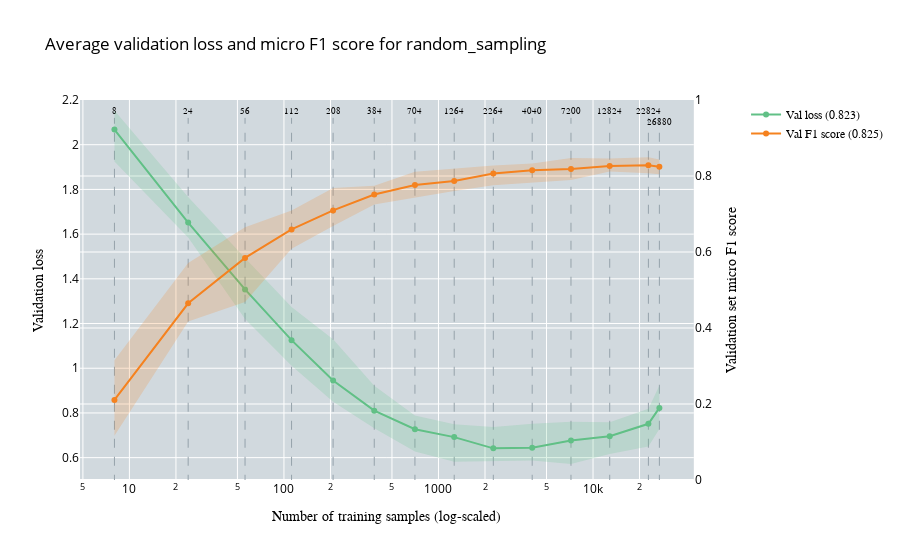
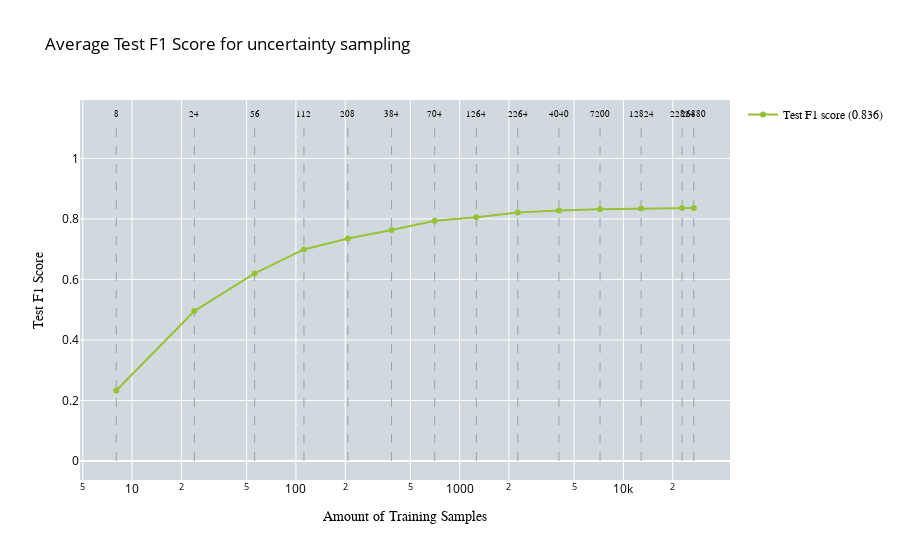

Here is the notebook cell these charts were saved with, in order:
### Code cell
import pickle
import pandas as pd
import numpy as np
import plotly.graph_objects as go
import plotly.subplots as subplots
import os

# Define the root folder
root_folder = "/home/woody/iwfa/iwfa044h/CleanLab_Test/ActiveLearningApproaches/EOD/DInoS/multiclass/RS"

# Folder names for all runs
run_folders = [f"run{i}" for i in range(1, 11)]

# Define corresponding filenames
'''pickle_filenames = [f"AL_entropy_sampling_results_for_multiclass_classification_s4{i+2}.pickle" for i in range(10)]
csv_filenames = [f"training_history_s4{i+2}.csv" for i in range(10)]'''
# Define corresponding filenames
pickle_filenames = [f"random_sampling_results_for_multiclass_classification_s{42 + i}.pickle" if i < 8 else f"random_sampling_results_for_multiclass_classification_s{50 + (i - 8)}.pickle" for i in range(10)]
csv_filenames = [f"training_history_s{42 + i}.csv" if i < 8 else f"training_history_s{50 + (i - 8)}.csv" for i in range(10)]


# Initialize accumulators for averaging
performance_test_data_all = []
performance_all = []

# Number of samples for each iteration
no_of_samples = [8, 24, 56, 112, 208, 384, 704, 1264, 2264, 4040, 7200, 12824, 22824, 26880]

# Loop through each run folder and collect the data
for i in range(10):
    # Construct file paths
    pickle_path = os.path.join(root_folder, run_folders[i], pickle_filenames[i])
    csv_path = os.path.join(root_folder, run_folders[i], csv_filenames[i])
    
    # Print which pickle file is being loaded
    print(f"Loading pickle file for run {i+1}: {pickle_path}")
    
    # Load test F1 scores from pickle file
    with open(pickle_path, 'rb') as pickle_file:
        average_confidence_results = pickle.load(pickle_file)
        performance_test_data_all.append(average_confidence_results["test_f1_scores_micro"])
    
    # Print which CSV file is being loaded
    print(f"Loading CSV file for run {i+1}: {csv_path}")
    
    # Load CSV for validation loss and F1 scores
    df = pd.read_csv(csv_path)
    df['iteration'] = (df['epoch'] == 1).cumsum()
    
    performance = []
    for j in range(1, 15):  # Start from 2 and go up to 14 (inclusive)
        iteration_data = df[df['iteration'] == j]
        performance.append({
            'val_loss': iteration_data['valid_loss'].tolist(),
            'val_f1_score': iteration_data['valid_f1'].tolist()
        })
    
    performance_all.append(performance)

# Aggregate results
min_length = min(len(no_of_samples), *[len(perf) for perf in performance_all])
no_of_samples = no_of_samples[:min_length]

average_performance = []
for i in range(min_length):
    avg_val_loss = np.mean([run[i]['val_loss'][-1] for run in performance_all])
    avg_val_f1 = np.mean([run[i]['val_f1_score'][-1] for run in performance_all])
    average_performance.append({'val_loss': avg_val_loss, 'val_f1_score': avg_val_f1})

average_test_f1 = np.mean(performance_test_data_all, axis=0)

def plot_validation_performance(performance, no_of_samples, min_max_values, title, x_axes, y_axes, y_axes_secondary):
    fig = subplots.make_subplots(specs=[[{"secondary_y": True}]])
    fig.update_layout(plot_bgcolor='rgb(209, 217, 222)')

    # Add dashed lines for sample numbers and text labels on top of the graph
    # Add dashed lines for sample numbers and text labels on top of the graph
    samples_text = [str(f) for f in no_of_samples]
    for i, (line, label) in enumerate(zip(no_of_samples, samples_text)):
        fig.add_trace(go.Scatter(
            x=[line, line],
            y=[0, 2.12],
            mode='lines',
            line=dict(dash='dash', color='rgb(149, 162, 171)', width=1),
            showlegend=False
        ))

        # Adjust the y-position for the last value to avoid collision
        y_position = 2.13 if i < len(no_of_samples) - 1 else 2.08

        fig.add_trace(go.Scatter(
            x=[line],
            y=[y_position],
            mode='text',
            marker=dict(size=0),
            text=[label],
            textposition='top center',
            showlegend=False,
            textfont=dict(family='Arial', color='black', size=8.5)
        ))

    # Adjust the y-axis range to avoid extra space
    fig.update_yaxes(range=[0.5, 2.2], secondary_y=False)
    fig.update_yaxes(range=[0, 1], secondary_y=True)


    loss = []
    f1 = []

    for i in range(len(performance)):
        if isinstance(performance[i], dict):
            # Ensure that the keys 'val_loss' and 'val_f1_score' are present in each entry
            if "val_loss" in performance[i] and "val_f1_score" in performance[i]:
                loss.append(performance[i]["val_loss"])  # Directly collect the scalar validation loss
                f1.append(performance[i]["val_f1_score"])  # Directly collect the scalar validation F1 score
            else:
                print(f"Missing 'val_loss' or 'val_f1_score' in performance entry {i}")
        else:
            print(f"Invalid performance entry at index {i}, expected dictionary, got {type(performance[i])}")

    # Add the shaded region (fluctuation range) for validation loss
    min_val_loss, max_val_loss, min_val_f1, max_val_f1 = min_max_values
    fig.add_trace(go.Scatter(
        x=no_of_samples + no_of_samples[::-1],
        y=list(max_val_loss) + list(min_val_loss)[::-1],
        fill='toself',
        fillcolor='rgba(97, 192, 134, 0.2)',  # Add transparency
        line=dict(width=0),  # No border for shaded region
        showlegend=False  # Don't show a separate legend entry for the shaded region
    ), secondary_y=False)

    # Add the shaded region (fluctuation range) for validation F1 score
    fig.add_trace(go.Scatter(
        x=no_of_samples + no_of_samples[::-1],
        y=list(max_val_f1) + list(min_val_f1)[::-1],
        fill='toself',
        fillcolor='rgba(245, 130, 31, 0.2)',  # Add transparency
        line=dict(width=0),  # No border for shaded region
        showlegend=False  # Don't show a separate legend entry for the shaded region
    ), secondary_y=True)

    # Add traces for validation loss and validation F1 score
    fig.add_trace(go.Scatter(
        x=no_of_samples,
        y=loss,
        name=f"Val loss ({loss[-1]:.3f})",
        marker=dict(color='rgb(97,192,134)'),
        textfont=dict(family="Arial", size=11),
        line=dict(width=2)
    ), secondary_y=False)

    fig.add_trace(go.Scatter(
        x=no_of_samples,
        y=f1,
        name=f"Val F1 score ({f1[-1]:.3f})",
        marker=dict(color='rgb(245,130,31)'),
        textfont=dict(family="Arial", size=11),
        line=dict(width=2)
    ), secondary_y=True)

    fig.update_layout(
        title_text=str(title),
        legend=dict(font=dict(color='black', family="Arial")),
        title_font_color='black'
    )

    # Set the x-axis to be on a log scale
    fig.update_xaxes(
        title_text=str(x_axes),
        title_font=dict(color="black", family="Arial"),
        tickfont_color='black',
        type="log"
    )

    # Update y-axes for primary and secondary y-axes
    fig.update_yaxes(
        title_text=str(y_axes),
        title_font=dict(color="black", family="Arial"),
        tickfont_color='black',
        secondary_y=False
    )

    fig.update_yaxes(
        title_text=str(y_axes_secondary),
        title_font=dict(color="black", family="Arial"),
        tickfont_color='black',
        secondary_y=True
    )

    fig.show()

def plot_test_performance(no_of_samples, performance_test_data, title, x_axes, y_axes):
    fig = go.Figure()
    fig.update_layout(plot_bgcolor='rgb(209, 217, 222)')

    # Add dashed lines for sample numbers and text labels on top of the graph
    samples_text = [str(f) for f in no_of_samples]
    for line, label in zip(no_of_samples, samples_text):
        fig.add_trace(go.Scatter(
            x=[line, line],
            y=[0, 1.12],
            mode='lines',
            line=dict(dash='dash', color='rgb(149, 162, 171)', width=1),
            showlegend=False
        ))

        fig.add_trace(go.Scatter(
            x=[line],
            y=[1.13],
            mode='text',
            marker=dict(size=0),
            text=[label],
            textposition='top center',
            showlegend=False,
            textfont=dict(family='Arial', color='black', size=8.5)
        ))

    # Add traces for test F1 score
    fig.add_trace(go.Scatter(
        x=no_of_samples,
        y=performance_test_data,
        name=f"Test F1 score ({performance_test_data[-1]:.3f})",
        marker=dict(color='rgb(151,193,57)'),
        textfont=dict(family="Arial", size=11),
        line=dict(width=2)
    ))

    fig.update_layout(
        title_text=str(title),
        legend=dict(font=dict(color='black', family='Arial')),
        title_font_color='black'
    )

    # Set the x-axis to be on a log scale
    fig.update_xaxes(
        title_text=str(x_axes),
        title_font=dict(color="black", family="Arial"),
        tickfont_color='black',
        type="log"
    )

    # Update y-axis for test F1 score
    fig.update_yaxes(
        title_text=str(y_axes),
        title_font=dict(color="black", family="Arial"),
        tickfont_color='black'
    )

    fig.show()

# Initialize lists to store validation loss and F1 score for each run
val_loss_all = []
val_f1_all = []

# Loop through each run and collect the validation loss and F1 score
for run in performance_all:
    val_loss_run = [iteration['val_loss'][-1] for iteration in run]
    val_f1_run = [iteration['val_f1_score'][-1] for iteration in run]
    val_loss_all.append(val_loss_run)
    val_f1_all.append(val_f1_run)

# Convert to NumPy arrays for easier computation
val_loss_all = np.array(val_loss_all)
val_f1_all = np.array(val_f1_all)

# Calculate min and max values for validation loss and F1 score
min_val_loss = np.min(val_loss_all, axis=0)
max_val_loss = np.max(val_loss_all, axis=0)
min_val_f1 = np.min(val_f1_all, axis=0)
max_val_f1 = np.max(val_f1_all, axis=0)

# Assuming min_max_values for validation performance is calculated and stored in min_max_values_val
min_max_values_val = (min_val_loss, max_val_loss, min_val_f1, max_val_f1)  # Replace with actual min and max values for validation loss and F1 score

# Plot the average validation loss and F1 score (log scale x-axis)
plot_validation_performance(
    average_performance, 
    no_of_samples, 
    min_max_values_val,  # Pass the min_max_values for the shaded region
    title="Average validation loss and micro F1 score for random_sampling",
    x_axes="Number of training samples (log-scaled)",
    y_axes="Validation loss",
    y_axes_secondary="Validation set micro F1 score"
)

# Plot the average test F1 score (log scale x-axis)
plot_test_performance(
    no_of_samples, 
    average_test_f1,
    title="Average Test F1 Score for uncertainty sampling",
    x_axes="Amount of Training Samples",
    y_axes="Test F1 Score"
)

### Figure 1 — Plotly figure (JSON) as saved in the notebook; plotly's stock layout.template omitted (floating-point values rounded to 4 significant figures)
{"data": [{"line": {"color": "rgb(149, 162, 171)", "dash": "dash", "width": 1}, "mode": "lines", "showlegend": false, "type": "scatter", "x": [8, 8], "y": [0, 2.12]}, {"marker": {"size": 0}, "mode": "text", "showlegend": false, "text": ["8"], "textfont": {"color": "black", "family": "Arial", "size": 8.5}, "textposition": "top center", "type": "scatter", "x": [8], "y": [2.13]}, {"line": {"color": "rgb(149, 162, 171)", "dash": "dash", "width": 1}, "mode": "lines", "showlegend": false, "type": "scatter", "x": [24, 24], "y": [0, 2.12]}, {"marker": {"size": 0}, "mode": "text", "showlegend": false, "text": ["24"], "textfont": {"color": "black", "family": "Arial", "size": 8.5}, "textposition": "top center", "type": "scatter", "x": [24], "y": [2.13]}, {"line": {"color": "rgb(149, 162, 171)", "dash": "dash", "width": 1}, "mode": "lines", "showlegend": false, "type": "scatter", "x": [56, 56], "y": [0, 2.12]}, {"marker": {"size": 0}, "mode": "text", "showlegend": false, "text": ["56"], "textfont": {"color": "black", "family": "Arial", "size": 8.5}, "textposition": "top center", "type": "scatter", "x": [56], "y": [2.13]}, {"line": {"color": "rgb(149, 162, 171)", "dash": "dash", "width": 1}, "mode": "lines", "showlegend": false, "type": "scatter", "x": [112, 112], "y": [0, 2.12]}, {"marker": {"size": 0}, "mode": "text", "showlegend": false, "text": ["112"], "textfont": {"color": "black", "family": "Arial", "size": 8.5}, "textposition": "top center", "type": "scatter", "x": [112], "y": [2.13]}, {"line": {"color": "rgb(149, 162, 171)", "dash": "dash", "width": 1}, "mode": "lines", "showlegend": false, "type": "scatter", "x": [208, 208], "y": [0, 2.12]}, {"marker": {"size": 0}, "mode": "text", "showlegend": false, "text": ["208"], "textfont": {"color": "black", "family": "Arial", "size": 8.5}, "textposition": "top center", "type": "scatter", "x": [208], "y": [2.13]}, {"line": {"color": "rgb(149, 162, 171)", "dash": "dash", "width": 1}, "mode": "lines", "showlegend": false, "type": "scatter", "x": [384, 384], "y": [0, 2.12]}, {"marker": {"size": 0}, "mode": "text", "showlegend": false, "text": ["384"], "textfont": {"color": "black", "family": "Arial", "size": 8.5}, "textposition": "top center", "type": "scatter", "x": [384], "y": [2.13]}, {"line": {"color": "rgb(149, 162, 171)", "dash": "dash", "width": 1}, "mode": "lines", "showlegend": false, "type": "scatter", "x": [704, 704], "y": [0, 2.12]}, {"marker": {"size": 0}, "mode": "text", "showlegend": false, "text": ["704"], "textfont": {"color": "black", "family": "Arial", "size": 8.5}, "textposition": "top center", "type": "scatter", "x": [704], "y": [2.13]}, {"line": {"color": "rgb(149, 162, 171)", "dash": "dash", "width": 1}, "mode": "lines", "showlegend": false, "type": "scatter", "x": [1264, 1264], "y": [0, 2.12]}, {"marker": {"size": 0}, "mode": "text", "showlegend": false, "text": ["1264"], "textfont": {"color": "black", "family": "Arial", "size": 8.5}, "textposition": "top center", "type": "scatter", "x": [1264], "y": [2.13]}, {"line": {"color": "rgb(149, 162, 171)", "dash": "dash", "width": 1}, "mode": "lines", "showlegend": false, "type": "scatter", "x": [2264, 2264], "y": [0, 2.12]}, {"marker": {"size": 0}, "mode": "text", "showlegend": false, "text": ["2264"], "textfont": {"color": "black", "family": "Arial", "size": 8.5}, "textposition": "top center", "type": "scatter", "x": [2264], "y": [2.13]}, {"line": {"color": "rgb(149, 162, 171)", "dash": "dash", "width": 1}, "mode": "lines", "showlegend": false, "type": "scatter", "x": [4040, 4040], "y": [0, 2.12]}, {"marker": {"size": 0}, "mode": "text", "showlegend": false, "text": ["4040"], "textfont": {"color": "black", "family": "Arial", "size": 8.5}, "textposition": "top center", "type": "scatter", "x": [4040], "y": [2.13]}, {"line": {"color": "rgb(149, 162, 171)", "dash": "dash", "width": 1}, "mode": "lines", "showlegend": false, "type": "scatter", "x": [7200, 7200], "y": [0, 2.12]}, {"marker": {"size": 0}, "mode": "text", "showlegend": false, "text": ["7200"], "textfont": {"color": "black", "family": "Arial", "size": 8.5}, "textposition": "top center", "type": "scatter", "x": [7200], "y": [2.13]}, {"line": {"color": "rgb(149, 162, 171)", "dash": "dash", "width": 1}, "mode": "lines", "showlegend": false, "type": "scatter", "x": [12824, 12824], "y": [0, 2.12]}, {"marker": {"size": 0}, "mode": "text", "showlegend": false, "text": ["12824"], "textfont": {"color": "black", "family": "Arial", "size": 8.5}, "textposition": "top center", "type": "scatter", "x": [12824], "y": [2.13]}, {"line": {"color": "rgb(149, 162, 171)", "dash": "dash", "width": 1}, "mode": "lines", "showlegend": false, "type": "scatter", "x": [22824, 22824], "y": [0, 2.12]}, {"marker": {"size": 0}, "mode": "text", "showlegend": false, "text": ["22824"], "textfont": {"color": "black", "family": "Arial", "size": 8.5}, "textposition": "top center", "type": "scatter", "x": [22824], "y": [2.13]}, {"line": {"color": "rgb(149, 162, 171)", "dash": "dash", "width": 1}, "mode": "lines", "showlegend": false, "type": "scatter", "x": [26880, 26880], "y": [0, 2.12]}, {"marker": {"size": 0}, "mode": "text", "showlegend": false, "text": ["26880"], "textfont": {"color": "black", "family": "Arial", "size": 8.5}, "textposition": "top center", "type": "scatter", "x": [26880], "y": [2.08]}, {"fill": "toself", "fillcolor": "rgba(97, 192, 134, 0.2)", "line": {"width": 0}, "showlegend": false, "type": "scatter", "x": [8, 24, 56, 112, 208, 384, 704, 1264, 2264, 4040, 7200, 12824, 22824, 26880, 26880, 22824, 12824, 7200, 4040, 2264, 1264, 704, 384, 208, 112, 56, 24, 8], "xaxis": "x", "y": [2.153, 1.766, 1.494, 1.274, 1.13, 0.9216, 0.7882, 0.7489, 0.7369, 0.752, 0.7608, 0.7587, 0.8187, 0.9228, 0.7277, 0.65, 0.616, 0.5721, 0.587, 0.5848, 0.5811, 0.6277, 0.731, 0.85, 1.011, 1.22, 1.585, 1.925], "yaxis": "y"}, {"fill": "toself", "fillcolor": "rgba(245, 130, 31, 0.2)", "line": {"width": 0}, "showlegend": false, "type": "scatter", "x": [8, 24, 56, 112, 208, 384, 704, 1264, 2264, 4040, 7200, 12824, 22824, 26880, 26880, 22824, 12824, 7200, 4040, 2264, 1264, 704, 384, 208, 112, 56, 24, 8], "xaxis": "x", "y": [0.3153, 0.5712, 0.6653, 0.7094, 0.7688, 0.7747, 0.8113, 0.8203, 0.8276, 0.8326, 0.847, 0.8458, 0.8493, 0.8432, 0.8047, 0.8073, 0.812, 0.7892, 0.7832, 0.7757, 0.7602, 0.7431, 0.725, 0.6684, 0.6083, 0.4682, 0.417, 0.1165], "yaxis": "y2"}, {"line": {"width": 2}, "marker": {"color": "rgb(97,192,134)"}, "name": "Val loss (0.823)", "textfont": {"family": "Arial", "size": 11}, "type": "scatter", "x": [8, 24, 56, 112, 208, 384, 704, 1264, 2264, 4040, 7200, 12824, 22824, 26880], "xaxis": "x", "y": [2.068, 1.652, 1.353, 1.126, 0.9453, 0.8103, 0.7273, 0.6919, 0.6416, 0.6447, 0.677, 0.6959, 0.7514, 0.8226], "yaxis": "y"}, {"line": {"width": 2}, "marker": {"color": "rgb(245,130,31)"}, "name": "Val F1 score (0.825)", "textfont": {"family": "Arial", "size": 11}, "type": "scatter", "x": [8, 24, 56, 112, 208, 384, 704, 1264, 2264, 4040, 7200, 12824, 22824, 26880], "xaxis": "x", "y": [0.2108, 0.465, 0.5845, 0.6594, 0.7094, 0.7512, 0.7764, 0.7866, 0.8063, 0.8149, 0.8185, 0.8264, 0.8282, 0.8246], "yaxis": "y2"}], "layout": {"legend": {"font": {"color": "black", "family": "Arial"}}, "plot_bgcolor": "rgb(209, 217, 222)", "title": {"font": {"color": "black"}, "text": "Average validation loss and micro F1 score for random_sampling"}, "xaxis": {"anchor": "y", "domain": [0, 0.94], "tickfont": {"color": "black"}, "title": {"font": {"color": "black", "family": "Arial"}, "text": "Number of training samples (log-scaled)"}, "type": "log"}, "yaxis": {"anchor": "x", "domain": [0, 1], "range": [0.5, 2.2], "tickfont": {"color": "black"}, "title": {"font": {"color": "black", "family": "Arial"}, "text": "Validation loss"}}, "yaxis2": {"anchor": "x", "overlaying": "y", "range": [0, 1], "side": "right", "tickfont": {"color": "black"}, "title": {"font": {"color": "black", "family": "Arial"}, "text": "Validation set micro F1 score"}}}}

### Figure 2 — Plotly figure (JSON) as saved in the notebook; plotly's stock layout.template omitted (floating-point values rounded to 4 significant figures)
{"data": [{"line": {"color": "rgb(149, 162, 171)", "dash": "dash", "width": 1}, "mode": "lines", "showlegend": false, "type": "scatter", "x": [8, 8], "y": [0, 1.12]}, {"marker": {"size": 0}, "mode": "text", "showlegend": false, "text": ["8"], "textfont": {"color": "black", "family": "Arial", "size": 8.5}, "textposition": "top center", "type": "scatter", "x": [8], "y": [1.13]}, {"line": {"color": "rgb(149, 162, 171)", "dash": "dash", "width": 1}, "mode": "lines", "showlegend": false, "type": "scatter", "x": [24, 24], "y": [0, 1.12]}, {"marker": {"size": 0}, "mode": "text", "showlegend": false, "text": ["24"], "textfont": {"color": "black", "family": "Arial", "size": 8.5}, "textposition": "top center", "type": "scatter", "x": [24], "y": [1.13]}, {"line": {"color": "rgb(149, 162, 171)", "dash": "dash", "width": 1}, "mode": "lines", "showlegend": false, "type": "scatter", "x": [56, 56], "y": [0, 1.12]}, {"marker": {"size": 0}, "mode": "text", "showlegend": false, "text": ["56"], "textfont": {"color": "black", "family": "Arial", "size": 8.5}, "textposition": "top center", "type": "scatter", "x": [56], "y": [1.13]}, {"line": {"color": "rgb(149, 162, 171)", "dash": "dash", "width": 1}, "mode": "lines", "showlegend": false, "type": "scatter", "x": [112, 112], "y": [0, 1.12]}, {"marker": {"size": 0}, "mode": "text", "showlegend": false, "text": ["112"], "textfont": {"color": "black", "family": "Arial", "size": 8.5}, "textposition": "top center", "type": "scatter", "x": [112], "y": [1.13]}, {"line": {"color": "rgb(149, 162, 171)", "dash": "dash", "width": 1}, "mode": "lines", "showlegend": false, "type": "scatter", "x": [208, 208], "y": [0, 1.12]}, {"marker": {"size": 0}, "mode": "text", "showlegend": false, "text": ["208"], "textfont": {"color": "black", "family": "Arial", "size": 8.5}, "textposition": "top center", "type": "scatter", "x": [208], "y": [1.13]}, {"line": {"color": "rgb(149, 162, 171)", "dash": "dash", "width": 1}, "mode": "lines", "showlegend": false, "type": "scatter", "x": [384, 384], "y": [0, 1.12]}, {"marker": {"size": 0}, "mode": "text", "showlegend": false, "text": ["384"], "textfont": {"color": "black", "family": "Arial", "size": 8.5}, "textposition": "top center", "type": "scatter", "x": [384], "y": [1.13]}, {"line": {"color": "rgb(149, 162, 171)", "dash": "dash", "width": 1}, "mode": "lines", "showlegend": false, "type": "scatter", "x": [704, 704], "y": [0, 1.12]}, {"marker": {"size": 0}, "mode": "text", "showlegend": false, "text": ["704"], "textfont": {"color": "black", "family": "Arial", "size": 8.5}, "textposition": "top center", "type": "scatter", "x": [704], "y": [1.13]}, {"line": {"color": "rgb(149, 162, 171)", "dash": "dash", "width": 1}, "mode": "lines", "showlegend": false, "type": "scatter", "x": [1264, 1264], "y": [0, 1.12]}, {"marker": {"size": 0}, "mode": "text", "showlegend": false, "text": ["1264"], "textfont": {"color": "black", "family": "Arial", "size": 8.5}, "textposition": "top center", "type": "scatter", "x": [1264], "y": [1.13]}, {"line": {"color": "rgb(149, 162, 171)", "dash": "dash", "width": 1}, "mode": "lines", "showlegend": false, "type": "scatter", "x": [2264, 2264], "y": [0, 1.12]}, {"marker": {"size": 0}, "mode": "text", "showlegend": false, "text": ["2264"], "textfont": {"color": "black", "family": "Arial", "size": 8.5}, "textposition": "top center", "type": "scatter", "x": [2264], "y": [1.13]}, {"line": {"color": "rgb(149, 162, 171)", "dash": "dash", "width": 1}, "mode": "lines", "showlegend": false, "type": "scatter", "x": [4040, 4040], "y": [0, 1.12]}, {"marker": {"size": 0}, "mode": "text", "showlegend": false, "text": ["4040"], "textfont": {"color": "black", "family": "Arial", "size": 8.5}, "textposition": "top center", "type": "scatter", "x": [4040], "y": [1.13]}, {"line": {"color": "rgb(149, 162, 171)", "dash": "dash", "width": 1}, "mode": "lines", "showlegend": false, "type": "scatter", "x": [7200, 7200], "y": [0, 1.12]}, {"marker": {"size": 0}, "mode": "text", "showlegend": false, "text": ["7200"], "textfont": {"color": "black", "family": "Arial", "size": 8.5}, "textposition": "top center", "type": "scatter", "x": [7200], "y": [1.13]}, {"line": {"color": "rgb(149, 162, 171)", "dash": "dash", "width": 1}, "mode": "lines", "showlegend": false, "type": "scatter", "x": [12824, 12824], "y": [0, 1.12]}, {"marker": {"size": 0}, "mode": "text", "showlegend": false, "text": ["12824"], "textfont": {"color": "black", "family": "Arial", "size": 8.5}, "textposition": "top center", "type": "scatter", "x": [12824], "y": [1.13]}, {"line": {"color": "rgb(149, 162, 171)", "dash": "dash", "width": 1}, "mode": "lines", "showlegend": false, "type": "scatter", "x": [22824, 22824], "y": [0, 1.12]}, {"marker": {"size": 0}, "mode": "text", "showlegend": false, "text": ["22824"], "textfont": {"color": "black", "family": "Arial", "size": 8.5}, "textposition": "top center", "type": "scatter", "x": [22824], "y": [1.13]}, {"line": {"color": "rgb(149, 162, 171)", "dash": "dash", "width": 1}, "mode": "lines", "showlegend": false, "type": "scatter", "x": [26880, 26880], "y": [0, 1.12]}, {"marker": {"size": 0}, "mode": "text", "showlegend": false, "text": ["26880"], "textfont": {"color": "black", "family": "Arial", "size": 8.5}, "textposition": "top center", "type": "scatter", "x": [26880], "y": [1.13]}, {"line": {"width": 2}, "marker": {"color": "rgb(151,193,57)"}, "name": "Test F1 score (0.836)", "textfont": {"family": "Arial", "size": 11}, "type": "scatter", "x": [8, 24, 56, 112, 208, 384, 704, 1264, 2264, 4040, 7200, 12824, 22824, 26880], "y": [0.2332, 0.4954, 0.6197, 0.6991, 0.735, 0.7632, 0.7936, 0.8054, 0.8208, 0.8277, 0.8317, 0.8341, 0.836, 0.8356]}], "layout": {"legend": {"font": {"color": "black", "family": "Arial"}}, "plot_bgcolor": "rgb(209, 217, 222)", "title": {"font": {"color": "black"}, "text": "Average Test F1 Score for uncertainty sampling"}, "xaxis": {"tickfont": {"color": "black"}, "title": {"font": {"color": "black", "family": "Arial"}, "text": "Amount of Training Samples"}, "type": "log"}, "yaxis": {"tickfont": {"color": "black"}, "title": {"font": {"color": "black", "family": "Arial"}, "text": "Test F1 Score"}}}}
